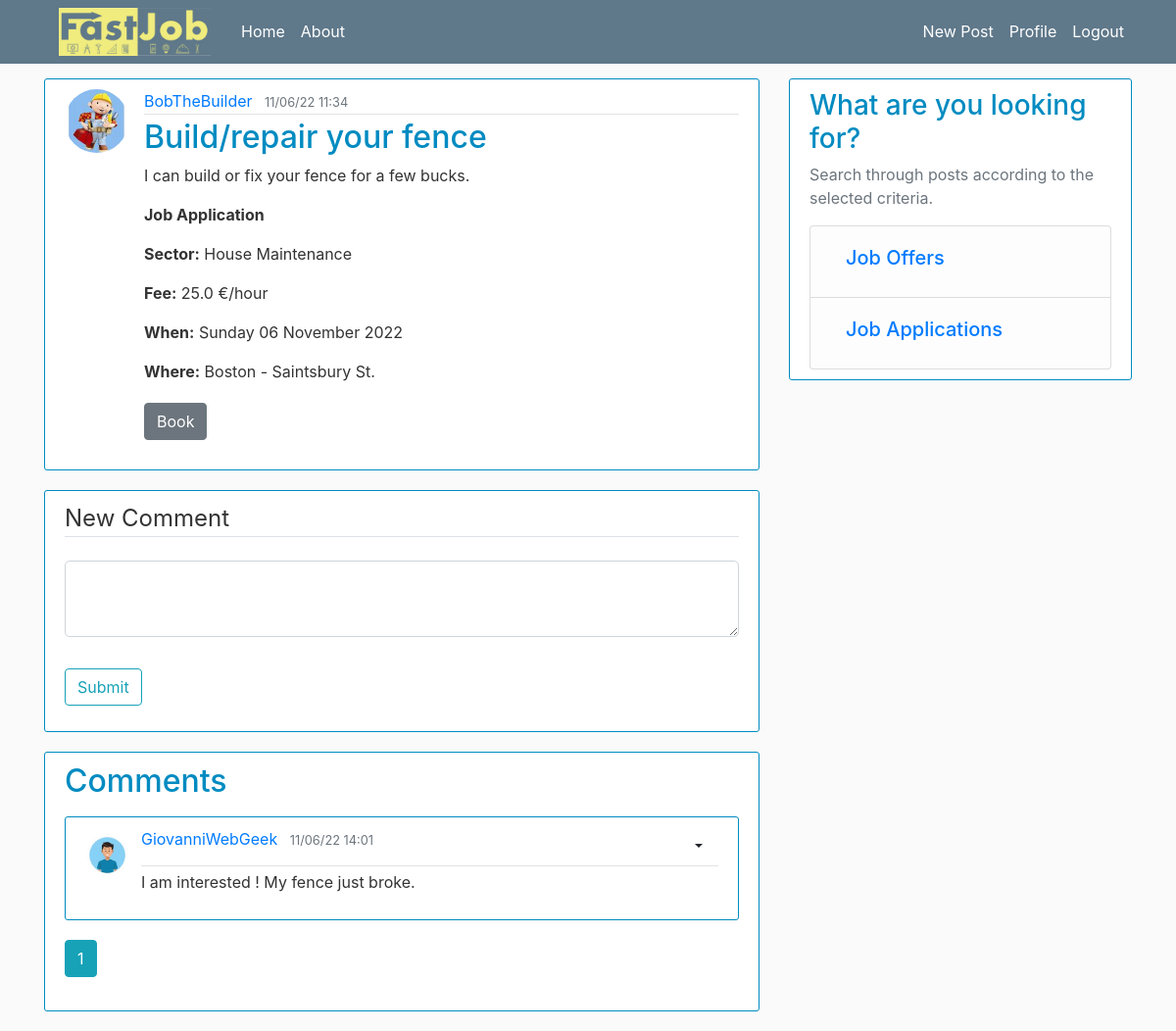
The app's page /post/5 (signed in) with its own data.
### fastjob/models.py (models this page shows, shortened)
class User(db.Model, UserMixin):
    id = db.Column(db.Integer, primary_key=True)
    username = db.Column(db.String(20), unique=True, nullable=False)
    name = db.Column(db.String(20), nullable=False)
    registration_date = db.Column(db.DateTime, nullable=False, default=dt.utcnow)
    email = db.Column(db.String(120), unique=True, nullable=False)
    password = db.Column(db.String(60), nullable=False)
    about_me = db.Column(db.Text, nullable=True)
    phone_num = db.Column(db.String(20), nullable=True)
    paypal_link = db.Column(db.String(40), nullable=True)
    image_file = db.Column(db.String(120), nullable=False, default='default.jpg')
    cv_file = db.Column(db.String(120), nullable=True)
    moderator = db.Column(db.Boolean, nullable=False, default=False)
    user_posts = db.relationship("Post", back_populates="post_author")
    user_bookings = db.relationship("Booking", back_populates="booking_author")
    user_comments = db.relationship('Comment', back_populates="comment_author")
    feedbacks_posted = db.relationship('Feedback', back_populates="feedback_author")
    feedbacks_received = db.relationship('Feedback', back_populates="feedback_receiver")
    """
    # DEPRECATED since v2.00 of 'itsdangerous' package
    def get_reset_token(self, expires_sec=1800):
    s = Serializer(current_app.config['SECRET_KEY'], expires_sec)
    return s.dumps({'user_id': self.id}).decode('utf-8')

    @staticmethod
    def verify_reset_token(token):
        s = Serializer(current_app.config['SECRET_KEY'])
        try:
            user_id = s.loads(token)['user_id']
        except:
            return None
        return User.query.get(user_id)
        """
    def get_reset_token(self, expiration=1800):
        reset_token = jwt.encode(
            {
                "confirm": self.id,
                "exp": datetime.datetime.now(tz=datetime.timezone.utc)
                       + datetime.timedelta(seconds=expiration)
            },
            current_app.config['SECRET_KEY'],
            algorithm="HS256"
        )
        return reset_token
    @staticmethod
    def verify_reset_token(self, token):
        try:
            data = jwt.decode(
                token,
                current_app.config['SECRET_KEY'],
                leeway=datetime.timedelta(seconds=10),
                algorithms=["HS256"]
            )
        except:
            return False
        if data.get('confirm') != self.id:
            return False
        self.confirmed = True
        db.session.add(self)
        return True

class Post(db.Model):
    id = db.Column(db.Integer, primary_key=True)
    title = db.Column(db.String(100), nullable=False)
    date_posted = db.Column(db.DateTime, nullable=False, default=dt.utcnow)
    date_job = db.Column(db.Date, nullable=False, default=dt.utcnow)
    content = db.Column(db.Text, nullable=False)
    type = db.Column(db.String(20), nullable=False)
    sector = db.Column(db.String(20), nullable=False)
    price = db.Column(db.Float(12), nullable=False)
    city = db.Column(db.String(20), nullable=False)
    address = db.Column(db.String(100), nullable=False, default='')
    available = db.Column(db.Boolean, nullable=True, default=True)
    post_author_id = db.Column(db.Integer, db.ForeignKey("user.id"))
    post_author = db.relationship("User", back_populates="user_posts")
    post_bookings = db.relationship("Booking", back_populates="booking_post")
    post_comments = db.relationship('Comment', back_populates="comment_post")

class Comment(db.Model):
    id = db.Column(db.Integer, primary_key=True)
    content = db.Column(db.Text, nullable=False)
    timestamp = db.Column(db.DateTime, index=True, default=dt.utcnow)
    disabled = db.Column(db.Boolean)
    comment_author_id = db.Column(db.Integer, db.ForeignKey('user.id'))
    comment_post_id = db.Column(db.Integer, db.ForeignKey('post.id'))
    comment_author = db.relationship("User", back_populates="user_comments")
    comment_post = db.relationship("Post", back_populates="post_comments")

### fastjob/posts/routes.py (the view, shortened to what this page needs)
@posts.route("/post/<int:post_id>", methods=['GET', 'POST'])
@login_required
def post(post_id):
    post = Post.query.get_or_404(post_id)
    form = CommentForm()
    booking = Booking.query.filter_by(booking_author=current_user, booking_post=post).first()
    page = request.args.get('page', 1, type=int)
    comments = Comment.query.filter_by(comment_post=post).order_by(Comment.timestamp.asc()).paginate(page=page, per_page=5)
    return render_template('post.html', title=post.title, post=post, form=form,
                           comments=comments, booking=booking, legend='New Comment')

### fastjob/posts/forms.py
class CommentForm(FlaskForm):
    content = TextAreaField('Content', validators=[DataRequired()])
    submit = SubmitField('Submit')

### fastjob/models.py (called while the page is built)
@login_Manager.user_loader
def load_user(user_id):
    return User.query.get(int(user_id))

### fastjob/templates/post.html (shortened to what this page needs)
{% extends 'layout.html' %}
{% block content %}
    <article class="media content-section">
        <img class="rounded-circle article-img" src="{{ url_for('static', filename='profile_pics/' +post.post_author.image_file) }}">
        <div class="media-body">
            <div class="article-metadata">
                <div class="row">
                    <div class="col-sm-11">
                        <a class="mr-2" href="{{ url_for('users.user_posts', user_id=post.post_author.id) }}">{{ post.post_author.username }}</a>
                        <small class="text-muted">{{ post.date_posted.strftime("%x  %H:%M") }}</small>
                    </div>
                </div>
            </div>
            <h2 class="article-title">{{ post.title }}</h2>
            <p class="article-content">{{ post.content }}</p>
            <p class="article-content"><span class="font-weight-bold">Job {{ post.type.capitalize() }}</span> </p>
            <p class="article-content"><span class="font-weight-bold">Sector:</span> {{ post.sector }}</p>
            <p class="article-content"><span class="font-weight-bold">Fee:</span> {{ post.price }} €/hour</p>
            <p class="article-content"><span class="font-weight-bold">When:</span> {{ post.date_job.strftime("%A %d %B %Y") }} </p>
            <p class="article-content"><span class="font-weight-bold">Where:</span> {{ post.city }} {% if post.address %} - {{ post.address }}{% endif %}</p>
            {% if post.available == True and current_user != post.post_author %}
            <p><a class="btn btn-secondary btn-md mt-1 mb-1" href="{{ url_for('posts.book', post_id=post.id) }}">Book</a></p>
            {% else %}
                {% if (booking) or (current_user.moderator == True) %}
                    <p><a class="btn btn-danger btn-md mt-1 mb-1" href="{{ url_for('posts.unbook', post_id=post.id, booking_id=booking.id) }}">Cancel booking</a></p>
                {% endif %}
            {% endif %}
        </div>
    </article>
    <div class="content-section">
        <form method="POST" action="">
            <fieldset class="form-group">
                <legend class="border-bottom mb-4">{{ legend }}</legend>
                <div class="form-group">
                    {% if form.content.errors %}
                        {{ form.content(class="form-control form-control-lg is-invalid") }}
                        <div class="invalid-feedback">
                            {% for error in form.content.errors %}
                                <span>{{ error }}</span>
                            {% endfor %}
                        </div>
                    {% else %}
                        {{ form.content(class="form-control form-control-lg") }}
                    {% endif %}
                </div>
            </fieldset>
            <div class="form-group">
                {{ form.submit(class="btn btn-outline-info") }}
            </div>
        </form>
    </div>
   <div class="content-section">
    <h2 class="mb-3">Comments </h2>
        {% for comment in comments.items %}
            <article class="media content-section">
                <img class="rounded-circle article-comment-img" src="{{ url_for('static', filename='profile_pics/' + comment.comment_author.image_file) }}">
                <div class="media-body">
                    <div class="article-metadata">
                        <div class="row">
                            <div class="col-sm-11">
                                <a class="mr-2" href="{{ url_for('users.user_posts', user_id=comment.comment_author.id) }}">{{ comment.comment_author.username }}</a>
                                <small class="text-muted">{{ comment.timestamp.strftime("%x  %H:%M") }}</small>
                            </div>
                            <div col="sm-1">
                                {% if (comment.comment_author == current_user) or (current_user.moderator == True) %}
                                    <div class="btn-group">
                                        <button type="button" class="btn dropdown-toggle" data-toggle="dropdown" aria-haspopup="true" aria-expanded="false"></button>
                                    </div>
                                {% endif %}
                            </div>
                        </div>
                    </div>
                    <p class="article-content">{{ comment.content }}</p>
                </div>
            </article>
        {% endfor%}
        <div>
        {% for page_num in comments.iter_pages(left_edge=1, right_edge=1, left_current=1, right_current=2) %}
                {% if page_num %}
                    {% if comments.page == page_num %}
                        <a class="btn btn-info mb-4" href="{{ url_for('posts.post', post_id=post.id, page=page_num) }}">{{ page_num }}</a>
                    {% else %}
                        <a class="btn btn-outline-info mb-4" href="{{ url_for('posts.post', post_id=post.id, page=page_num) }}">{{ page_num }}</a>
                    {% endif %}
                {% else %}
                    ...
                {% endif %}
            {% endfor %}
        </div>
    </div>
{% endblock content %}

### fastjob/static/css/main.css (style rules this page uses)
body { background: #fafafa; color: #333333; margin-top: 5rem; }
h1, h2, h3, h4, h5, h6 { color: #008BC1; }
.content-section { background: #ffffff; padding: 10px 20px; border: 1px solid #008BC1; border-radius: 3px; margin-bottom: 20px; }
.article-title { color: #008BC1; }
.article-content { white-space: pre-line; }
.article-img { height: 65px; width: 65px; margin-right: 16px; }
.article-comment-img { height: 45px; width: 45px; margin-right: 12px; margin-top: 6px; }
.article-metadata { padding-bottom: 1px; margin-bottom: 4px; border-bottom: 1px solid #e3e3e3 }

### records on screen
User: image_file (picture), post_author.username "BobTheBuilder"
Post: date_posted "11/06/22 11:34", title "Build/repair your fence", content "I can build or fix your fence for a few bucks.", type "Application", sector "House Maintenance", price "25.0", date_job "Sunday 06 November 2022", city "Boston", address "Saintsbury St."
Comment: image_file (picture), comment_author.username "GiovanniWebGeek", timestamp "11/06/22 14:01", content "I am interested ! My fence just broke."

### other values on screen
{{ legend }} "New Comment"
{{ page_num }} "1"
